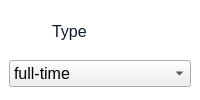
                       <widget class="QFrame" name="verticalFrame">
                        <property name="sizePolicy">
                         <sizepolicy hsizetype="Preferred" vsizetype="Fixed">
                          <horstretch>0</horstretch>
                          <verstretch>0</verstretch>
                         </sizepolicy>
                        </property>
                        <property name="styleSheet">
                         <string notr="true">QLabel{
	color: rgb(14, 28, 44);
	background-color: none;
}
QFrame{
background-color: rgb(255, 255, 255);
border-radius: 10px;
}
QLineEdit{
border: none;
background-color: rgb(255, 255, 255);
}</string>
                        </property>
                        <layout class="QVBoxLayout" name="verticalLayout_9">
                         <property name="leftMargin">
                          <number>9</number>
                         </property>
                         <property name="topMargin">
                          <number>9</number>
                         </property>
                         <property name="rightMargin">
                          <number>9</number>
                         </property>
                         <property name="bottomMargin">
                          <number>9</number>
                         </property>
                         <item>
                          <widget class="QFrame" name="frame">
                           <property name="sizePolicy">
                            <sizepolicy hsizetype="Preferred" vsizetype="Fixed">
                             <horstretch>0</horstretch>
                             <verstretch>0</verstretch>
                            </sizepolicy>
                           </property>
                           <layout class="QHBoxLayout" name="horizontalLayout_19">
                            <item>
                             <widget class="QLabel" name="label_21">
                              <property name="sizePolicy">
                               <sizepolicy hsizetype="Fixed" vsizetype="Fixed">
                                <horstretch>0</horstretch>
                                <verstretch>0</verstretch>
                               </sizepolicy>
                              </property>
                              <property name="maximumSize">
                               <size>
                                <width>28</width>
                                <height>28</height>
                               </size>
                              </property>
                              <property name="text">
                               <string/>
                              </property>
                              <property name="pixmap">
                               <pixmap resource="resources.qrc">:/resources/employee-icons/employee_type.svg</pixmap>
                              </property>
                              <property name="scaledContents">
                               <bool>true</bool>
                              </property>
                             </widget>
                            </item>
                            <item>
                             <widget class="QLabel" name="label_22">
                              <property name="font">
                               <font>
                                <pointsize>12</pointsize>
                               </font>
                              </property>
                              <property name="styleSheet">
                               <string notr="true">color: rgb(14, 28, 44);</string>
                              </property>
                              <property name="text">
                               <string>Type</string>
                              </property>
                             </widget>
                            </item>
                           </layout>
                          </widget>
                         </item>
                         <item>
                          <widget class="QComboBox" name="type_comboBox">
                           <property name="font">
                            <font>
                             <pointsize>12</pointsize>
                            </font>
                           </property>
                           <item>
                            <property name="text">
                             <string>full-time</string>
                            </property>
                           </item>
                           <item>
                            <property name="text">
                             <string>part-time</string>
                            </property>
                           </item>
                           <item>
                            <property name="text">
                             <string>intern</string>
                            </property>
                           </item>
                           <item>
                            <property name="text">
                             <string>contract</string>
                            </property>
                           </item>
                           <item>
                            <property name="text">
                             <string>freelancer</string>
                            </property>
                           </item>
                           <item>
                            <property name="text">
                             <string>consultant</string>
                            </property>
                           </item>
                           <item>
                            <property name="text">
                             <string>temporary</string>
                            </property>
                           </item>
                           <item>
                            <property name="text">
                             <string>remote</string>
                            </property>
                           </item>
                           <item>
                            <property name="text">
                             <string>probation</string>
                            </property>
                           </item>
                           <item>
                            <property name="text">
                             <string>apprentice</string>
                            </property>
                           </item>
                           <item>
                            <property name="text">
                             <string>retired</string>
                            </property>
                           </item>
                           <item>
                            <property name="text">
                             <string>terminated</string>
                            </property>
                           </item>
                          </widget>
                         </item>
                        </layout>
                       </widget>
